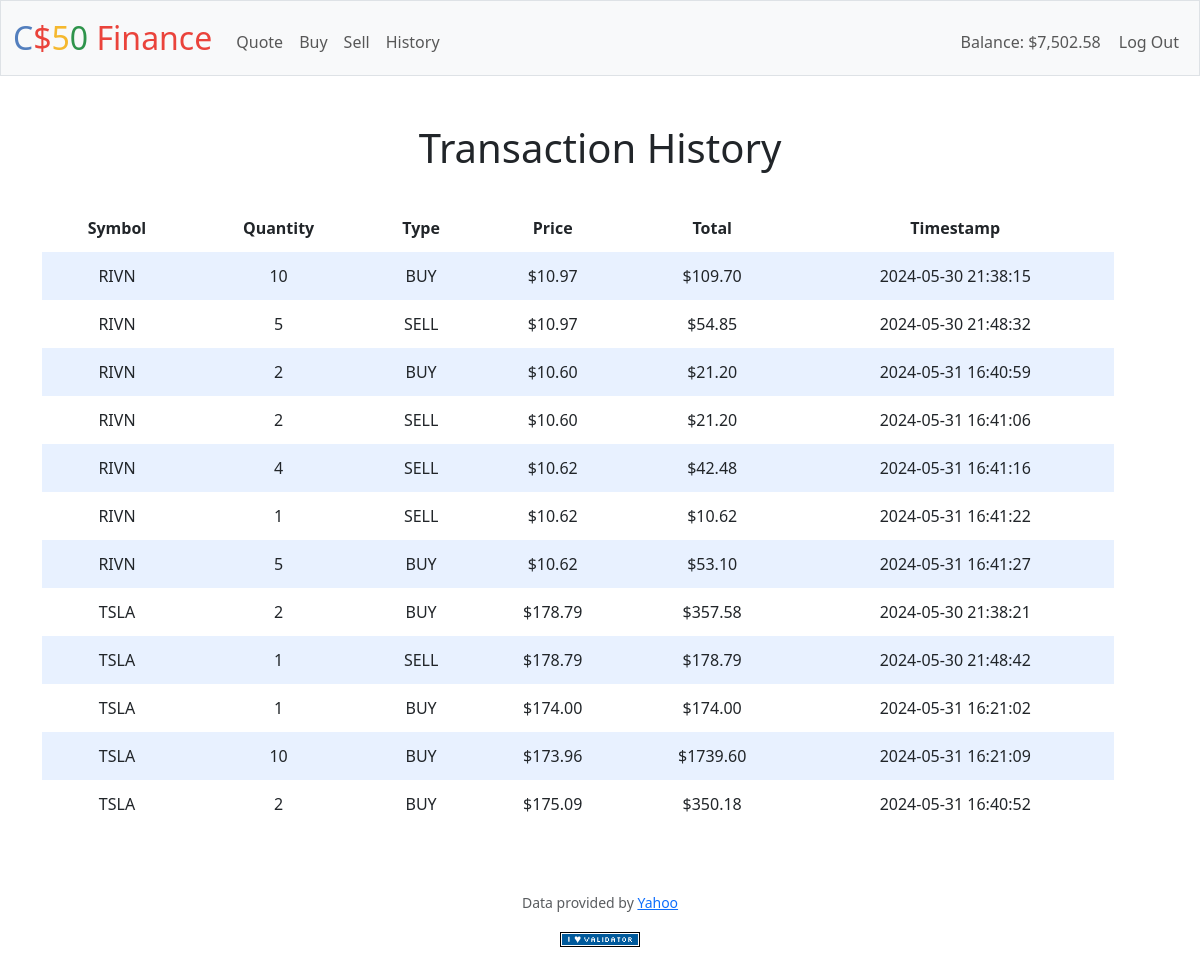
Screenshot of /history (signed in) with the database file from the repository.
### tables this page shows
CREATE TABLE users (id INTEGER PRIMARY KEY AUTOINCREMENT NOT NULL, username TEXT NOT NULL, hash TEXT NOT NULL, cash NUMERIC NOT NULL DEFAULT 10000.00);

CREATE TABLE "transactions" (
    transactionID INTEGER PRIMARY KEY AUTOINCREMENT,
    userID INTEGER NOT NULL,
    symbol TEXT NOT NULL,
    shares UNSIGNED INTEGER NOT NULL,
    transactionType TEXT NOT NULL,
    timestamp DATETIME,
    price REAL NOT NULL,
    total REAL NOT NULL,
    FOREIGN KEY (userID) REFERENCES users(id)
);

### app.py (the view)
@app.route("/history", methods=['GET'])
@login_required
def history():
    try:
        stocks = db.execute(
            'SELECT symbol, shares, price, total, transactionType, timestamp FROM transactions WHERE userID = ? ORDER BY symbol, timestamp',
            session['user_id']
        )
    except RuntimeError:
        return apology('something went wrong')
    try:
        user = db.execute(
        'SELECT cash FROM users WHERE id = ?', session['user_id']
        )[0]
    except RuntimeError:
        return apology('something went wrong')
    return render_template('history.html', stocks=stocks, user=user)

### app.py (called while the page is built)
@app.after_request
def after_request(response):
    response.headers["Cache-Control"] = "no-cache, no-store, must-revalidate"
    response.headers["Expires"] = 0
    response.headers["Pragma"] = "no-cache"
    return response

### helpers.py (called while the page is built)
def login_required(f):
    @wraps(f)
    def decorated_function(*args, **kwargs):
        if session.get("user_id") is None:
            return redirect("/login")
        return f(*args, **kwargs)
    return decorated_function

def usd(value):
    return f"${value:,.2f}"

### templates/history.html (shortened to what this page needs)
{% extends "layout.html" %}
{% block main %}
    <h1>Transaction History</h1>
    <br>
    <table>
        <thead>
            <tr>
                <th>Symbol</th>
                <th>Quantity</th>
                <th>Type</th>
                <th>Price</th>
                <th>Total</th>
                <th>Timestamp</th>
                <th></th>
            </tr>
        </thead>
        <tbody>
            {% for stock in stocks %}
                <tr>
                    <td>{{ stock.symbol }}</td>
                    <td>{{ stock.shares }}</td>
                    <td>{{ stock.transactionType }}</td>
                    <td>${{ '%0.2f' % stock.price }}</td>
                    <td>${{ '%0.2f' % stock.total }}</td>
                    <td>{{ stock.timestamp }}</td>
                </tr>
            {% endfor %}
        </tbody>
    </table>
{% endblock %}

### templates/layout.html (shortened to what this page needs)
<!DOCTYPE html>
<html lang="en">
    <head>
        <link href="https://cdn.jsdelivr.net/npm/bootstrap@5.3.3/dist/css/bootstrap.min.css" rel="stylesheet">
        <link href="/static/styles.css" rel="stylesheet">
    </head>
    <body>
        <nav class="bg-light border navbar navbar-expand-md navbar-light">
            <div class="container-fluid">
                <a class="navbar-brand" href="/"><span class="blue">C</span><span class="red">$</span><span class="yellow">5</span><span class="green">0</span> <span class="red">Finance</span></a>
                <div class="collapse navbar-collapse" id="navbar">
                    {% if session["user_id"] %}
                        <ul class="navbar-nav me-auto mt-2">
                            <li class="nav-item"><a class="nav-link" href="/quote">Quote</a></li>
                            <li class="nav-item"><a class="nav-link" href="/buy">Buy</a></li>
                            <li class="nav-item"><a class="nav-link" href="/sell">Sell</a></li>
                            <li class="nav-item"><a class="nav-link" href="/history">History</a></li>
                        </ul>
                        <ul class="navbar-nav ms-auto mt-2">
                            {% if user.cash %}
                            <li class="nav-item" id="balance">Balance: {{ user.cash | usd }}</li>
                            {% endif %}
                            <li class="nav-item"><a class="nav-link" href="/logout">Log Out</a></li>
                        </ul>
                    {% else %}
                        <ul class="navbar-nav ms-auto mt-2">
                            <li class="nav-item"><a class="nav-link" href="/register">Register</a></li>
                            <li class="nav-item"><a class="nav-link" href="/login">Log In</a></li>
                        </ul>
                    {% endif %}
                </div>
            </div>
        </nav>
        <main class="container py-5 text-center">
            {% block main %}{% endblock %}
        </main>
        <footer class="mb-5">
            <p class="mb-3 small text-center text-muted">
                Data provided by <a href="https://finance.yahoo.com/">Yahoo</a>
            </p>
            <form action="https://validator.w3.org/check" class="text-center" enctype="multipart/form-data" method="post" target="_blank">
                <input alt="Validate" src="/static/I_heart_validator.png" type="image">
            </form>
        </footer>
    </body>
</html>

### static/styles.css (style rules this page uses)
nav .navbar-brand { font-size: xx-large; }
nav .navbar-brand .blue { color: #537fbe; }
nav .navbar-brand .red { color: #ea433b; }
nav .navbar-brand .yellow { color: #f5b82e; }
nav .navbar-brand .green { color: #2e944b; }
table { background-color: transparent; margin-bottom: 1rem; width: 100%; }
table th, table td { padding: 0.75rem; vertical-align: middle; }
tbody tr:nth-of-type(odd) { background-color: rgb(179, 208, 255, 0.3) }
#balance { display: block; padding: var(--bs-nav-link-padding-y) var(--bs-nav-link-padding-x); font-size: var(--bs-nav-link-font-size); font-weight: var(--bs-nav-link-font-weight); color: var(--bs-nav-link-color); text-decoration: none; background: 0 0; border: 0; transition: color .15s ease-in-out, background-color .15s ease-in-out, border-color .15s ease-in-out; margin-right: 10px; }

### rows the page displays
users: cash "$7,502.58"
transactions: symbol "RIVN", shares "10", transactionType "BUY", price "10.97", total "109.70", timestamp "2024-05-30 21:38:15"
transactions: symbol "RIVN", shares "5", transactionType "SELL", price "10.97", total "54.85", timestamp "2024-05-30 21:48:32"
transactions: symbol "RIVN", shares "2", transactionType "BUY", price "10.60", total "21.20", timestamp "2024-05-31 16:40:59"
transactions: symbol "RIVN", shares "2", transactionType "SELL", price "10.60", total "21.20", timestamp "2024-05-31 16:41:06"
transactions: symbol "RIVN", shares "4", transactionType "SELL", price "10.62", total "42.48", timestamp "2024-05-31 16:41:16"
transactions: symbol "RIVN", shares "1", transactionType "SELL", price "10.62", total "10.62", timestamp "2024-05-31 16:41:22"
transactions: symbol "RIVN", shares "5", transactionType "BUY", price "10.62", total "53.10", timestamp "2024-05-31 16:41:27"
transactions: symbol "TSLA", shares "2", transactionType "BUY", price "178.79", total "357.58", timestamp "2024-05-30 21:38:21"
transactions: symbol "TSLA", shares "1", transactionType "SELL", price "178.79", total "178.79", timestamp "2024-05-30 21:48:42"
transactions: symbol "TSLA", shares "1", transactionType "BUY", price "174.00", total "174.00", timestamp "2024-05-31 16:21:02"
transactions: symbol "TSLA", shares "10", transactionType "BUY", price "173.96", total "1739.60", timestamp "2024-05-31 16:21:09"
transactions: symbol "TSLA", shares "2", transactionType "BUY", price "175.09", total "350.18", timestamp "2024-05-31 16:40:52"
